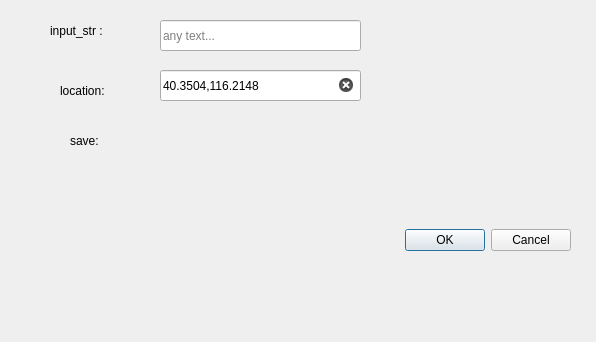
<?xml version="1.0" encoding="UTF-8"?>
<ui version="4.0">
 <class>FontOutlineDialogBase</class>
 <widget class="QDialog" name="FontOutlineDialogBase">
  <property name="geometry">
   <rect>
    <x>0</x>
    <y>0</y>
    <width>596</width>
    <height>342</height>
   </rect>
  </property>
  <property name="windowTitle">
   <string>Font Outline</string>
  </property>
  <widget class="QDialogButtonBox" name="button_box">
   <property name="geometry">
    <rect>
     <x>50</x>
     <y>220</y>
     <width>521</width>
     <height>41</height>
    </rect>
   </property>
   <property name="orientation">
    <enum>Qt::Horizontal</enum>
   </property>
   <property name="standardButtons">
    <set>QDialogButtonBox::Cancel|QDialogButtonBox::Ok</set>
   </property>
  </widget>
  <widget class="QLineEdit" name="lineEdit">
   <property name="geometry">
    <rect>
     <x>160</x>
     <y>20</y>
     <width>201</width>
     <height>31</height>
    </rect>
   </property>
   <property name="placeholderText">
    <string>any text...</string>
   </property>
  </widget>
  <widget class="QLabel" name="input_label">
   <property name="geometry">
    <rect>
     <x>50</x>
     <y>20</y>
     <width>91</width>
     <height>21</height>
    </rect>
   </property>
   <property name="text">
    <string>input_str :</string>
   </property>
  </widget>
  <widget class="QLabel" name="save_label">
   <property name="geometry">
    <rect>
     <x>70</x>
     <y>130</y>
     <width>61</width>
     <height>21</height>
    </rect>
   </property>
   <property name="text">
    <string>save:</string>
   </property>
  </widget>
  <widget class="QLabel" name="input_label_2">
   <property name="geometry">
    <rect>
     <x>60</x>
     <y>80</y>
     <width>91</width>
     <height>21</height>
    </rect>
   </property>
   <property name="text">
    <string>location:</string>
   </property>
  </widget>
  <widget class="QLineEdit" name="location_text">
   <property name="geometry">
    <rect>
     <x>160</x>
     <y>70</y>
     <width>201</width>
     <height>31</height>
    </rect>
   </property>
   <property name="inputMask">
    <string notr="true"/>
   </property>
   <property name="text">
    <string notr="true">40.3504,116.2148</string>
   </property>
   <property name="readOnly">
    <bool>false</bool>
   </property>
   <property name="placeholderText">
    <string>40.3504,116.2148</string>
   </property>
   <property name="clearButtonEnabled">
    <bool>true</bool>
   </property>
  </widget>
  <widget class="QgsFileWidget" name="saveFileWidget">
   <property name="geometry">
    <rect>
     <x>160</x>
     <y>130</y>
     <width>251</width>
     <height>27</height>
    </rect>
   </property>
  </widget>
 </widget>
 <customwidgets>
  <customwidget>
   <class>QgsFileWidget</class>
   <extends>QWidget</extends>
   <header>qgsfilewidget.h</header>
  </customwidget>
 </customwidgets>
 <resources/>
 <connections>
  <connection>
   <sender>button_box</sender>
   <signal>accepted()</signal>
   <receiver>FontOutlineDialogBase</receiver>
   <slot>accept()</slot>
   <hints>
    <hint type="sourcelabel">
     <x>20</x>
     <y>20</y>
    </hint>
    <hint type="destinationlabel">
     <x>20</x>
     <y>20</y>
    </hint>
   </hints>
  </connection>
  <connection>
   <sender>button_box</sender>
   <signal>rejected()</signal>
   <receiver>FontOutlineDialogBase</receiver>
   <slot>reject()</slot>
   <hints>
    <hint type="sourcelabel">
     <x>20</x>
     <y>20</y>
    </hint>
    <hint type="destinationlabel">
     <x>20</x>
     <y>20</y>
    </hint>
   </hints>
  </connection>
 </connections>
</ui>
